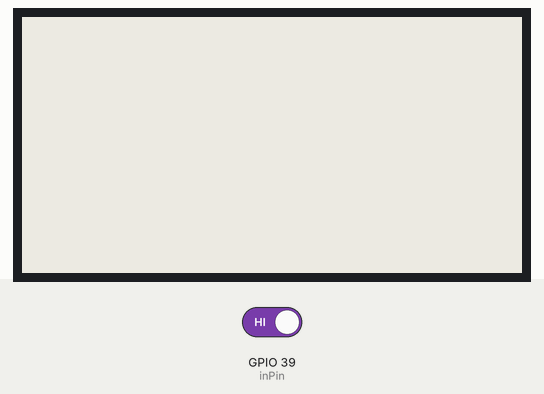
This sketch was run on a simulated ESP32. Shown: 250×128 one-colour display. Inputs (shaded band) come from the test bench; at power-on: GPIO 39 (inPin) HIGH. EEPROM starts erased; what the sketch prints to the serial monitor is not drawn.

Above: at 2.6 s.
2.7 s: GPIO 39 (inPin) driven LOW
At 4.6 s:
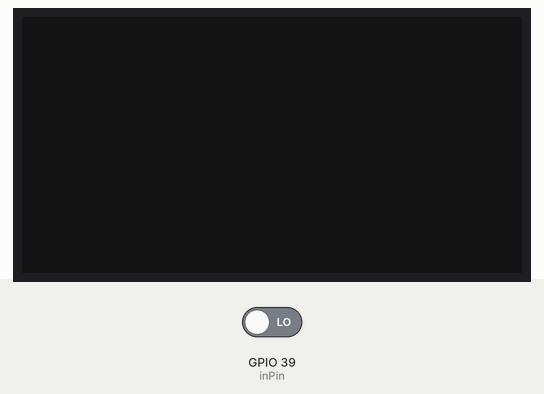
At 13.3 s:
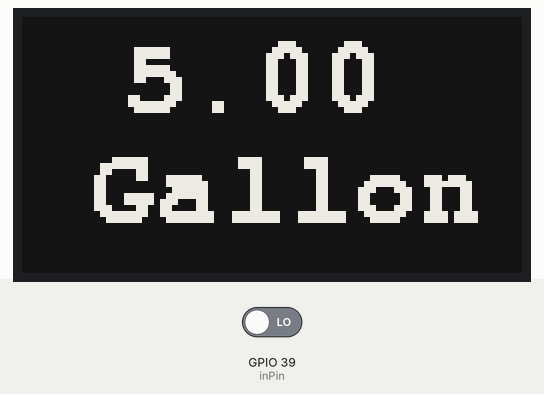
17.5 s: GPIO 39 (inPin) driven HIGH
At 33.7 s:
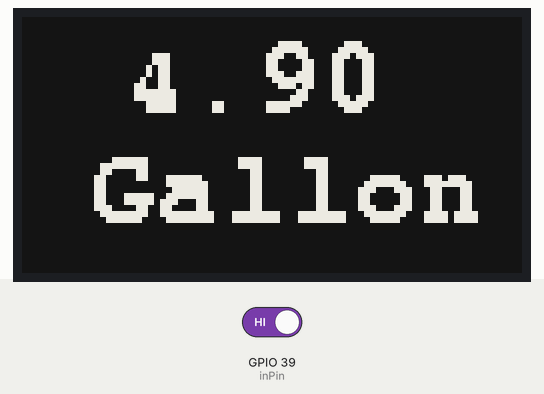
Timing chart, 0 to 35.2 s (numbered marks = the images above; inputs shaded):
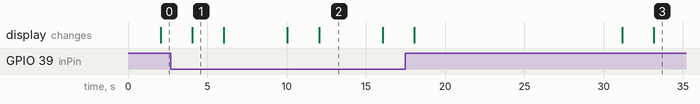

Measured:
- what the display in image 1 shows lasts 2.0 s, from 4.1 s to 6.1 s
- what the display in image 2 shows lasts 4.0 s, from 12.1 s to 16.1 s

The sketch:

Pump_Eink_Display6.ino
```cpp
// This monitors the drinking water pump in my Tacoma camper
// Purchased here: https://www.amazon.com/gp/product/B0C16G6RQJ/ref=ppx_yo_dt_b_search_asin_title?ie=UTF8&psc=1
// Selected because it is self priming, 2 liters per minute water flow
// Description: Oil Pump Extractor Portable Fluid Change Syringe with Hose Automotive Engine Oil Pump Water Fluid Change Tool No Mess No Leaks No Overfills 5V DC USB
// 2 lpm = .528 gallons per minute or 1.89 minutes/gal = 113.63 seconds/gal = 11.363 seconds/ 0.1 gal
// then calibrated by pumping into a known 1 gallon container
// for 0.1 gallon resolution we will update the display every 11.363 seconds or 11363 milli seconds
// A toggle switch is used to power the pump and this pump monitor
// When the power is off the E=paper display will display the gallons that have been pumped
// The EEPROM variable will record the milli seconds of water pumped
// A momentary switch can be used to set the files to zero and the displayed gallons to 5 gallons, the container capacity

// include library, include base class, make path known
#include <GxEPD.h>
//#include "SD.h"
#include "SPI.h"

#include <EEPROM.h>
/** the current address in the EEPROM (i.e. which byte we're going to write to next) **/
int addr = 0;
#define EEPROM_SIZE 1

//! There are three versions of the 2.13 screen,
//  if you are not sure which version, please test each one,
//  if it is successful then it belongs to the model of the file name
//  关于v2.3版本的显示屏版本,如果不确定购买的显示屏型号,请每个头文件都测试一遍.

//#include <GxGDE0213B1/GxGDE0213B1.h>      // 2.13" b/w
//#include <GxGDEH0213B72/GxGDEH0213B72.h>  // 2.13" b/w new panel
#include <GxGDEH0213B73/GxGDEH0213B73.h>  // 2.13" b/w newer panel

int bmpWidth = 150, bmpHeight = 39;
//width:150,height:39
const unsigned char lilygo[] = {0x00, 0x00, 0x00, 0x00, 0x00, 0x00, 0x00, 0x00, 0x00, 0x00, 0x00, 0x00, 0x00, 0x00, 0x00, 0x00, 0x00, 0x00, 0x00, 0x00, 0x00, 0x00, 0x00, 0x00, 0x00, 0x00, 0x00, 0x00, 0x00, 0x00, 0x00, 0x00, 0x00, 0x00, 0x00, 0x00, 0x00, 0x00, 0x00, 0x00, 0x00, 0x00, 0x00, 0x00, 0x00, 0x00, 0x00, 0x00, 0x00, 0x00, 0x00, 0x00, 0x00, 0x00, 0x00, 0x00, 0x00, 0x00, 0x00, 0x00, 0x00, 0x00, 0x00, 0x00, 0x00, 0x00, 0x00, 0x00, 0x00, 0x00, 0x00, 0x00, 0x00, 0x01, 0xf7, 0x00, 0x00, 0x00, 0x00, 0x00, 0x00, 0x00, 0x00, 0x00, 0x00, 0x00, 0x00, 0x00, 0x00, 0x00, 0x00, 0x00, 0x07, 0x31, 0x80, 0x00, 0x00, 0x00, 0x00, 0x00, 0x00, 0x00, 0x00, 0x00, 0x00, 0x00, 0x00, 0x00, 0x00, 0x00, 0x00, 0x0f, 0xfc, 0xc0, 0x00, 0x00, 0x00, 0x00, 0x00, 0x00, 0x00, 0x00, 0x00, 0x00, 0x00, 0x00, 0x00, 0x00, 0x00, 0x00, 0x0d, 0xfe, 0x60, 0x00, 0x00, 0x00, 0x00, 0x00, 0x00, 0x00, 0x00, 0x00, 0x00, 0x00, 0x00, 0x00, 0x00, 0x00, 0x00, 0x19, 0xff, 0x20, 0x7f, 0xc0, 0x03, 0xfc, 0x7f, 0x80, 0x07, 0xf8, 0x0f, 0xf0, 0x00, 0xfe, 0x00, 0x03, 0xff, 0x80, 0x19, 0xe7, 0x30, 0x7f, 0xc0, 0x03, 0xfc, 0x7f, 0x80, 0x07, 0xfc, 0x0f, 0xf0, 0x07, 0xff, 0xc0, 0x0f, 0xff, 0xe0, 0x19, 0xe7, 0xb0, 0x7f, 0xc0, 0x03, 0xfc, 0x7f, 0x80, 0x03, 0xfc, 0x1f, 0xe0, 0x0f, 0xff, 0xe0, 0x1f, 0xff, 0xf8, 0x19, 0xff, 0x10, 0x7f, 0xc0, 0x03, 0xfc, 0x7f, 0x80, 0x03, 0xfe, 0x1f, 0xe0, 0x1f, 0xff, 0xf0, 0x3f, 0xff, 0xfc, 0x19, 0xff, 0x10, 0x3f, 0xc0, 0x03, 0xfc, 0x7f, 0x80, 0x03, 0xfe, 0x1f, 0xc0, 0x3f, 0xff, 0xf0, 0x7f, 0xff, 0xfe, 0x19, 0xfe, 0x10, 0x3f, 0xc0, 0x03, 0xfc, 0x7f, 0x80, 0x01, 0xfe, 0x3f, 0xc0, 0x7f, 0xff, 0xe0, 0x7f, 0xff, 0xfe, 0x19, 0xfe, 0x10, 0x3f, 0xc0, 0x03, 0xfc, 0x7f, 0x80, 0x01, 0xff, 0x3f, 0x80, 0xff, 0xc7, 0xc0, 0xff, 0xff, 0xff, 0x1d, 0xfe, 0x10, 0x3f, 0xc0, 0x03, 0xfc, 0x7f, 0x80, 0x00, 0xff, 0x7f, 0x80, 0xff, 0x81, 0x80, 0xff, 0xef, 0xff, 0x1d, 0xef, 0x00, 0x3f, 0xc0, 0x03, 0xfc, 0x7f, 0x80, 0x00, 0xff, 0xff, 0x00, 0xff, 0x00, 0x00, 0xff, 0xc3, 0xff, 0x8f, 0xef, 0x00, 0x3f, 0xc0, 0x03, 0xfc, 0x7f, 0x80, 0x00, 0x7f, 0xff, 0x01, 0xff, 0x00, 0x01, 0xff, 0xc3, 0xff, 0x8f, 0x87, 0x80, 0x3f, 0xc0, 0x03, 0xfc, 0x7f, 0x80, 0x00, 0x7f, 0xfe, 0x01, 0xfe, 0x00, 0x01, 0xff, 0xc1, 0xff, 0x87, 0x81, 0xc0, 0x3f, 0xc0, 0x03, 0xfc, 0x7f, 0x80, 0x00, 0x7f, 0xfe, 0x01, 0xfe, 0x1f, 0x81, 0xff, 0x81, 0xff, 0x83, 0xff, 0x80, 0x3f, 0xc0, 0x03, 0xfc, 0x7f, 0x80, 0x00, 0x3f, 0xfc, 0x01, 0xfe, 0x3f, 0xf9, 0xff, 0x81, 0xff, 0x80, 0xfe, 0x00, 0x3f, 0xc0, 0x03, 0xfc, 0x7f, 0x80, 0x00, 0x3f, 0xfc, 0x01, 0xfe, 0x3f, 0xf9, 0xff, 0x81, 0xff, 0x80, 0x00, 0x00, 0x3f, 0xc0, 0x03, 0xfc, 0x7f, 0x80, 0x00, 0x1f, 0xf8, 0x01, 0xfe, 0x3f, 0xf9, 0xff, 0x81, 0xff, 0x80, 0x00, 0x00, 0x3f, 0xc0, 0x03, 0xfc, 0x7f, 0x80, 0x00, 0x1f, 0xf0, 0x01, 0xff, 0x3f, 0xf9, 0xff, 0xc1, 0xff, 0x80, 0x00, 0x00, 0x3f, 0xc0, 0x03, 0xfc, 0x7f, 0x80, 0x00, 0x0f, 0xf0, 0x01, 0xff, 0x3f, 0xf8, 0xff, 0xc1, 0xff, 0x80, 0x00, 0x00, 0x3f, 0xc0, 0x03, 0xfc, 0x7f, 0x80, 0x00, 0x0f, 0xf0, 0x00, 0xff, 0x9f, 0xf8, 0xff, 0xc1, 0xff, 0x80, 0x00, 0x00, 0x3f, 0xc0, 0x03, 0xfc, 0x7f, 0x80, 0x00, 0x0f, 0xf0, 0x00, 0xff, 0x83, 0xf0, 0xff, 0xe1, 0xff, 0x00, 0x00, 0x00, 0x3f, 0xfc, 0x03, 0xfc, 0x7f, 0xf8, 0x00, 0x0f, 0xf0, 0x00, 0xff, 0xe3, 0xf0, 0x7f, 0xff, 0xff, 0x00, 0x00, 0x00, 0x3f, 0xff, 0xe3, 0xfc, 0x7f, 0xff, 0xc0, 0x0f, 0xf0, 0x00, 0x7f, 0xff, 0xf0, 0x7f, 0xff, 0xfe, 0x00, 0x00, 0x00, 0x3f, 0xff, 0xe3, 0xfc, 0x7f, 0xff, 0xc0, 0x0f, 0xf0, 0x00, 0x7f, 0xff, 0xf0, 0x3f, 0xff, 0xfe, 0x00, 0x00, 0x00, 0x3f, 0xff, 0xe3, 0xfc, 0x7f, 0xff, 0xc0, 0x0f, 0xf0, 0x00, 0x3f, 0xff, 0xf0, 0x3f, 0xff, 0xfc, 0x00, 0x00, 0x00, 0x3f, 0xff, 0xe3, 0xfc, 0x7f, 0xff, 0xc0, 0x0f, 0xf0, 0x00, 0x1f, 0xff, 0xf0, 0x1f, 0xff, 0xfc, 0x00, 0x00, 0x00, 0x3f, 0xff, 0xe3, 0xf8, 0x7f, 0xff, 0xc0, 0x0f, 0xf0, 0x00, 0x0f, 0xff, 0xf0, 0x0f, 0xff, 0xf8, 0x00, 0x00, 0x00, 0x1f, 0xff, 0xc3, 0xf8, 0x1f, 0xff, 0xc0, 0x0f, 0xe0, 0x00, 0x03, 0xff, 0xe0, 0x03, 0xff, 0xe0, 0x00, 0x00, 0x00, 0x00, 0x3f, 0xc0, 0xf0, 0x00, 0x3f, 0x80, 0x07, 0xe0, 0x00, 0x00, 0xff, 0x80, 0x01, 0xff, 0xc0, 0x00, 0x00, 0x00, 0x00, 0x00, 0x00, 0x00, 0x00, 0x00, 0x00, 0x00, 0x00, 0x00, 0x00, 0x00, 0x00, 0x00, 0x3e, 0x00, 0x00, 0x00, 0x00, 0x00, 0x00, 0x00, 0x00, 0x00, 0x00, 0x00, 0x00, 0x00, 0x00, 0x00, 0x00, 0x00, 0x00, 0x00, 0x00, 0x00, 0x00, 0x00, 0x00, 0x00, 0x00, 0x00, 0x00, 0x00, 0x00, 0x00, 0x00, 0x00, 0x00, 0x00, 0x00, 0x00, 0x00, 0x00, 0x00, 0x00, 0x00, 0x00, 0x00, 0x00, 0x00, 0x00, 0x00, 0x00, 0x00, 0x00, 0x00, 0x00, 0x00, 0x00, 0x00, 0x00, 0x00, 0x00, 0x00, 0x00};


// FreeFonts from Adafruit_GFX
#include <Fonts/FreeMonoBold9pt7b.h>
#include <Fonts/FreeMonoBold12pt7b.h>
#include <Fonts/FreeMonoBold18pt7b.h>
#include <Fonts/FreeMonoBold24pt7b.h>


#include <GxIO/GxIO_SPI/GxIO_SPI.h>
#include <GxIO/GxIO.h>

#define SPI_MOSI 23
#define SPI_MISO -1
#define SPI_CLK 18

#define ELINK_SS 5
#define ELINK_BUSY 4
#define ELINK_RESET 16
#define ELINK_DC 17

#define SDCARD_SS 13
#define SDCARD_CLK 14
#define SDCARD_MOSI 15
#define SDCARD_MISO 2

#define BUTTON_PIN 39


GxIO_Class io(SPI, /*CS=5*/ ELINK_SS, /*DC=*/ ELINK_DC, /*RST=*/ ELINK_RESET);
GxEPD_Class display(io, /*RST=*/ ELINK_RESET, /*BUSY=*/ ELINK_BUSY);

SPIClass sdSPI(VSPI);


const char *skuNum = "SKU:H239a";
bool sdOK = false;
int startX = 40, startY = 10;
int inPin = 39; // momentary switch on board
int i;
int t1;

void setup()
{
    Serial.begin(115200);
    Serial.println();
    Serial.println("setup");
    SPI.begin(SPI_CLK, SPI_MISO, SPI_MOSI, ELINK_SS);
    display.init(); // enable diagnostic output on Serial

    display.setRotation(1);
    display.fillScreen(GxEPD_WHITE);
    display.setTextColor(GxEPD_BLACK);
    display.setTextSize(3);  //integers
    display.setFont(&FreeMonoBold9pt7b);
    display.setCursor(0, 0);
    display.setTextColor(GxEPD_BLACK);
    // display.update();
    pinMode(inPin, INPUT);
    EEPROM.begin(EEPROM_SIZE);

    t1 = millis();
    i = EEPROM.read(addr);
    Serial.print( "Eprom: " );
    Serial.println( i );
}

void loop()
{
  //display.fillScreen(GxEPD_BLACK);  // abc
  display.update(); // abc
  display.fillScreen(GxEPD_BLACK);
  display.update(); // abc
  i = i - 1;
  String reading = "";
  reading = String( float(i)/10.0 );
  display.setTextColor(GxEPD_WHITE);
  display.setCursor(50, 45); // across, down 2,21
  display.println( reading );
  reading = " Gallons";
  display.setCursor(0, 100); // across, down 2,21
  display.println( reading );
  display.update();

  int t2 = millis();
  int dif = t2 - t1;
  t1 = t2;
  String dbug = String( dif );
  //Serial.print( dbug ); // time loop 5347 with loop delay zero

  int j = 9056;
  while ( j > 0 ) {
    delay(1);
    j = j - 1;
    if( digitalRead(inPin) == 0 ) { // 0 if button pushed
      i = 51; // 5.1 gallons reset
      j = 0;
    }
  }

  EEPROM.write(addr, i);
  EEPROM.commit();

  //delay(11697); // Set to zero to measure display update time. 11363 - 5347 = 6016
 // Flow calibrated in place: 1.5 * 11363 => 17,0044 - 5347 = 11697
}
```
